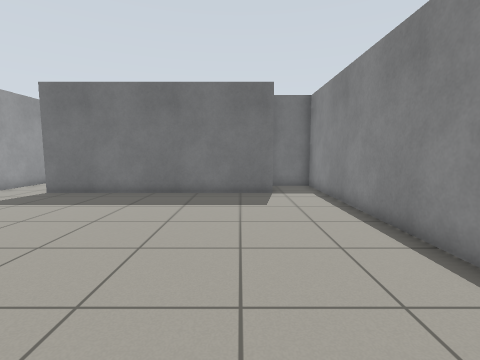
View 1 (above)

14 first-person views from a walk through a world built for the Gazebo simulator. The camera is 0.94 m above the floor, tilts 6° down and sees 85° across. The lines on the ground mark 1 m squares. The floor is counted in squares, 0.5 m on a side. Each view is taken from the middle of a square. On the plan, view 1 faces up. The plan holds only what a view shows up to about 15 squares ahead; the rest is blank. The place goes on beyond the plan.

View 2
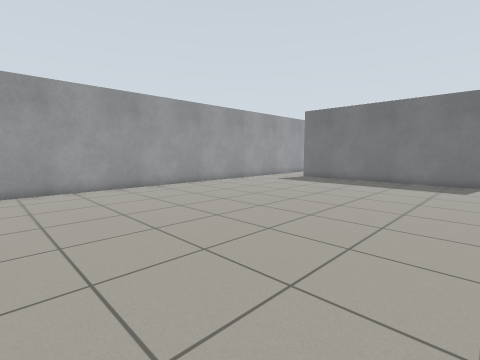

View 3
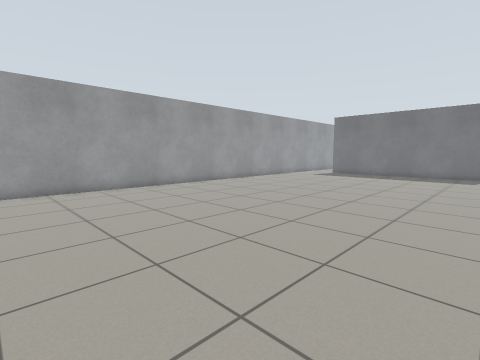

View 4
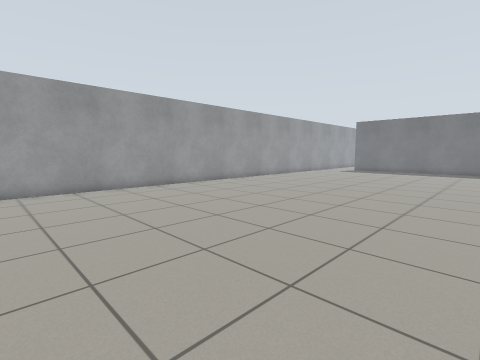

View 5
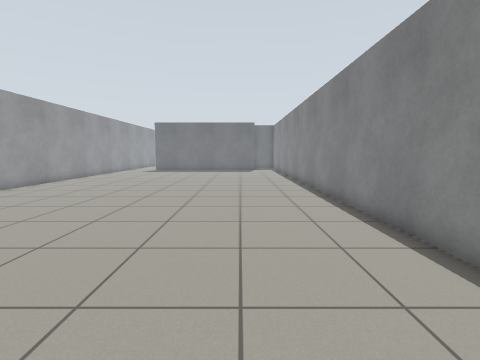

View 6
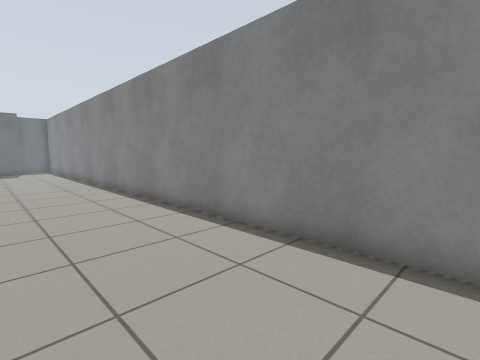

View 7
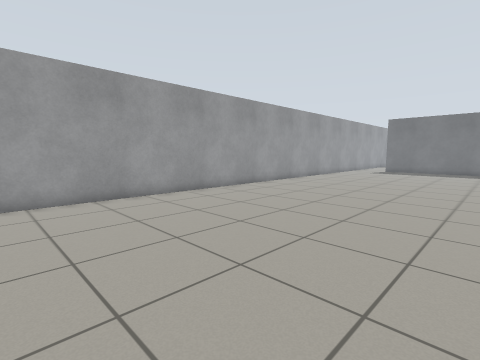

View 8
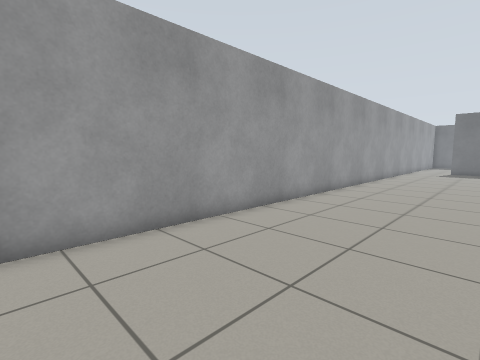

View 9
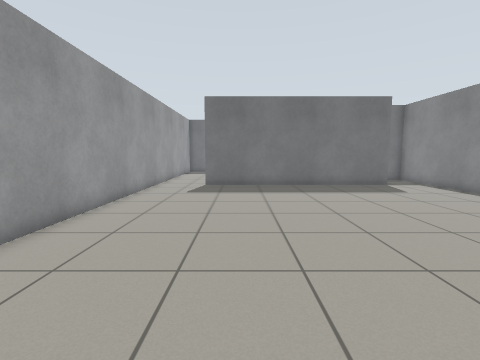

View 10
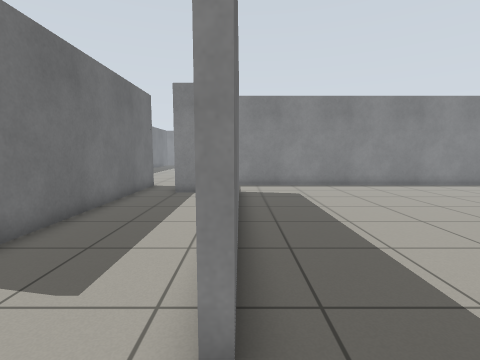

View 11
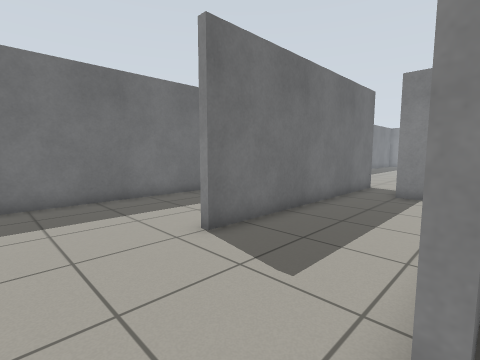

View 12
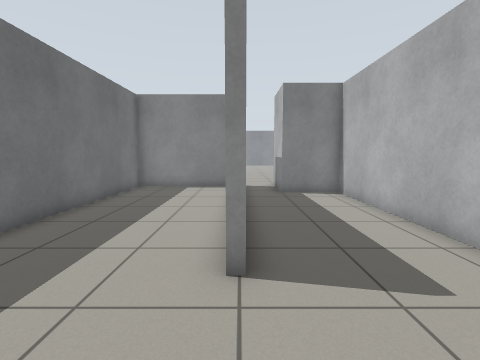

View 13
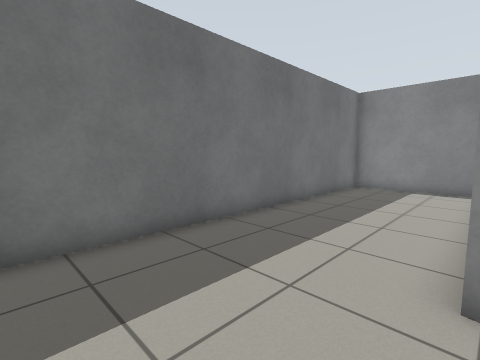

View 14
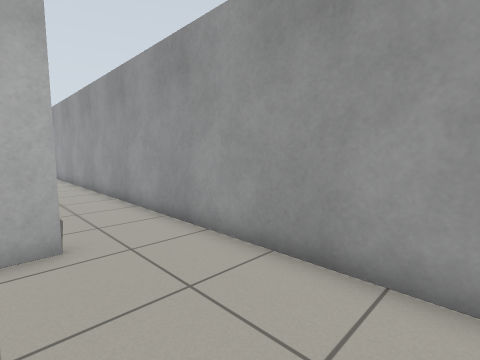

### Floor plan
Ten units are one square. View 1 is at (0, 0); x grows to the right and y downward. Boxes are objects, and circles mark ways between rooms. Rooms are numbered by the first view taken in them; rooms with no view inside come last. Other rooms are left out.
<svg viewBox="-124 -231 171 396">
<path fill="none" stroke="#000" d="M16 -120 -90 -120M-119 -115 -119 159M39 160 39 -147 17 -147M-61 -123 12 -123 12 -150 42 -150M-90 -123 -81 -123M-119 -180 -119 -115M39 -169 -72 -169M35 -178 35 -226 -109 -226"/>
<circle cx="-100" cy="-120" r="3" fill="#2a7"/>
<circle cx="-95" cy="-170" r="3" fill="#2a7"/>
<text x="-40" y="20">1</text>
<text x="-50" y="-150">2</text>
<text x="-40" y="-200">3</text>
</svg>
Room 1 opens to room 2. Room 2 opens to room 3.

Where each view was taken, in squares from view 1:
view 1: 0 up, 0 right, facing up
view 2: 6 down, 2 right, facing up-left
view 3: 11 down, 2 right, facing up-left
view 4: 16 down, 2 right, facing up-left
view 5: 16 down, 0 right, facing up
view 6: 16 down, 1 left, facing up-right
view 7: 16 down, 1 left, facing up-left
view 8: 16 down, 6 left, facing up-left
view 9: 3 down, 7 left, facing up
view 10: 12 up, 11 left, facing right
view 11: 12 up, 11 left, facing up-right
view 12: 17 up, 11 left, facing right
view 13: 17 up, 11 left, facing up-right
view 14: 18 up, 8 left, facing down-left
